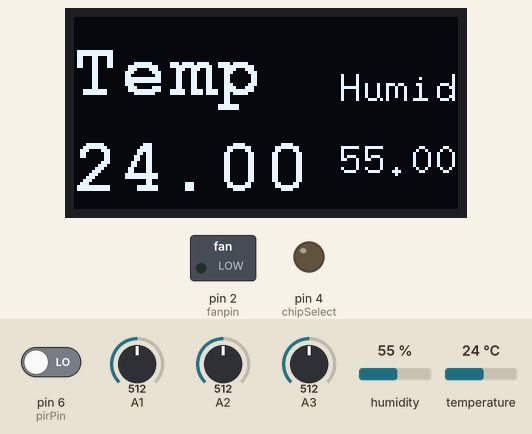
The sketch below on a simulated Arduino Uno, built with avr-gcc and run on an emulated ATmega328P. Shown: 128×64 one-colour display, switched loads named in the sketch (green lamp = pin HIGH), output pins drawn as LEDs (lit = HIGH). Inputs (shaded band) come from the test bench; at power-on: temperature 24 °C, humidity 55 %, pin 6 (pirPin) LOW, A1 = 512, A2 = 512, A3 = 512. Storage starts empty; what the sketch prints to the serial monitor is not drawn.

Above: at 1.2 s.
1.3 s: temperature set to 26 °C
At 8.8 s:
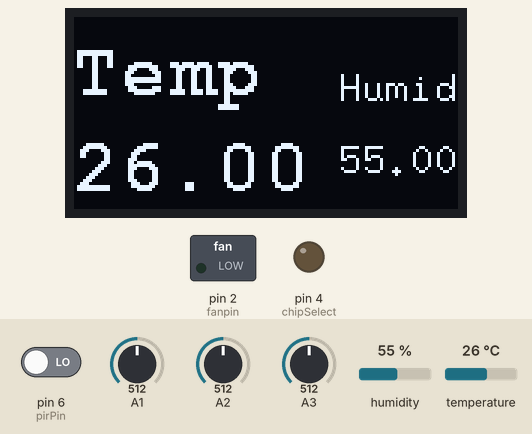
9.4 s: temperature set to 29 °C
At 18.2 s:
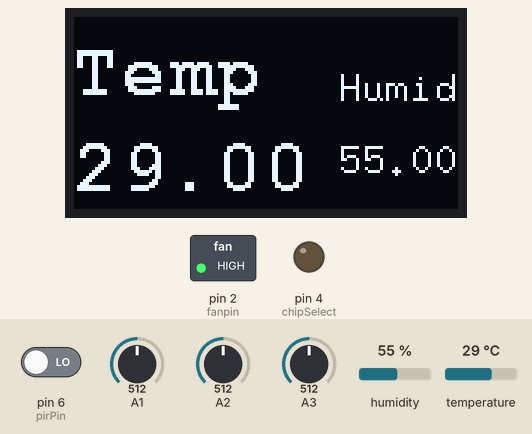
19.1 s: humidity set to 22 %
At 24.6 s:
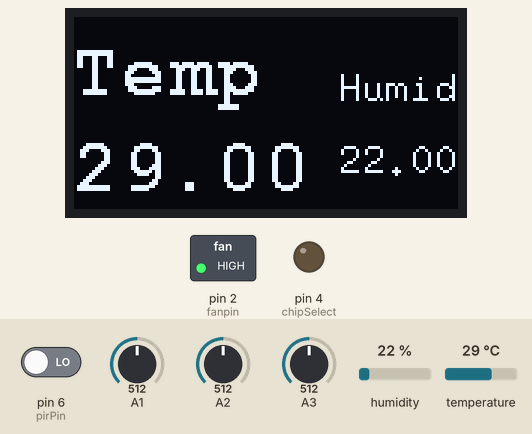
37.3 s: temperature set to 12 °C
At 41.9 s:
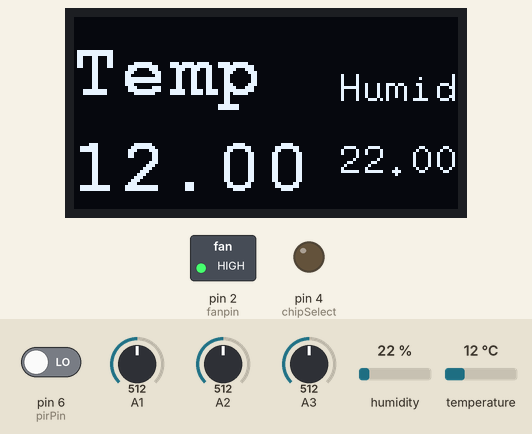
Timing chart, 0 to 43.6 s (numbered marks = the images above; inputs shaded):
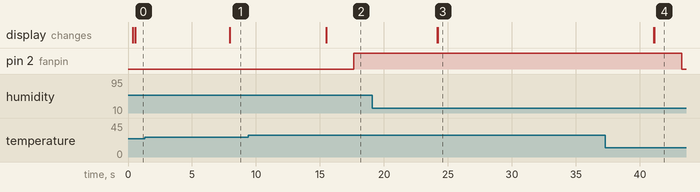

Measured:
- the behaviour switches between 27 and 28 °C on temperature (found by bisection; images 1 and 2)
- after the input at 1.3 s, the display: changes after 6.7 s (image 1)
- after the input at 9.4 s, pin 2 (fanpin): LOW → HIGH after 8.3 s; the display: changes after 6.1 s (image 2)
- after the input at 19.1 s, the display: first changes after 5.1 s (image 3 shows a later state)
- after the input at 37.3 s, pin 2 (fanpin): HIGH → LOW after 6.0 s; the display: first changes after 3.8 s (image 4 shows a later state)

The sketch:

sleeping_quality.ino
```cpp
#include <SD.h>
#include <Arduino.h>
#include <U8x8lib.h>

#ifdef U8X8_HAVE_HW_SPI
#include <SPI.h>
#endif
const int chipSelect = 4;

File file;


#include "DHT.h"
#define DHT11Pin 7
#define DHTType DHT11
DHT HT(DHT11Pin,DHTType);

int i =0;
int y=0;
float humi;
float tempC;
float tempF;
int fanpin =2;
int currentflipstate;
int lastflipstate;
int pirPin = 6;
int val = LOW;
int currentstate =0;
int laststate = 0;
const int xInput = A3;
const int yInput = A2;
const int zInput = A1;
int RawMin = 0;
int RawMax = 1023;
const int sampleSize = 10;


U8X8_SSD1306_128X64_NONAME_SW_I2C u8x8(/* clock=*/ SCL, /* data=*/ SDA, /* reset=*/ U8X8_PIN_NONE);
void setup() {
  Serial.begin(9600);
   analogReference(EXTERNAL);
  Serial.begin(9600);
  //For DHT11
  HT.begin();


  pinMode (pirPin, INPUT);
  pinMode(fanpin, OUTPUT);
  currentstate =digitalRead(pirPin);
   u8x8.begin();
  u8x8.setPowerSave(0);
  pinMode(chipSelect, OUTPUT); // chip select pin must be set to OUTPUT mode
  if (!SD.begin(chipSelect)) { // Initialize SD card
    Serial.println("Could not initialize SD card."); // if return value is false, something went wrong.
  }

  if (SD.exists("file.txt")) { // if "file.txt" exists, fill will be deleted
    Serial.println("File exists.");
    if (SD.remove("file.txt") == true) {
      Serial.println("Successfully removed file.");
    } else {
      Serial.println("Could not removed file.");
    }
  }

  currentflipstate=ReadAxis(zInput);
}

void loop() {

 int xRaw = ReadAxis(xInput);
  int yRaw = ReadAxis(yInput);
  int zRaw = ReadAxis(zInput);

  // Convert raw values to 'milli-Gs"
  long xScaled = map(xRaw, RawMin, RawMax, -3000, 3000);
  long yScaled = map(yRaw, RawMin, RawMax, -3000, 3000);
  long zScaled = map(zRaw, RawMin, RawMax, -3000, 3000);

  // re-scale to fractional Gs
int xAccel = xScaled / 1000.0-2;
  int yAccel = yScaled / 1000.0-2;
  int zAccel = zScaled / 1000.0-2;

  Serial.print("X, Y, Z  :: ");
  Serial.print(xRaw);
  Serial.print(", ");
  Serial.print(yRaw);
  Serial.print(", ");
  Serial.print(zRaw);
  Serial.print(" :: ");
  Serial.print(xAccel);
  Serial.print("G, ");
  Serial.print(yAccel);
  Serial.print("G, ");
  Serial.print(zAccel);
  Serial.println("G");

  delay(200);


 humi = HT.readHumidity();
 tempC = HT.readTemperature();
 tempF = HT.readTemperature(true);

 Serial.print("Humidity:");
 Serial.print(humi,0);
 Serial.print("%");
 Serial.print(" Temperature:");
 Serial.print(tempC,1);
 Serial.print("C ~ ");
 Serial.print(tempF,1);
 Serial.println("F");


 //display.display();
 u8x8.setFont(u8x8_font_courB18_2x3_r);
  u8x8.drawString(0,1,"Temp");
  u8x8.setCursor(0, 5);
  u8x8.print(tempC);
   u8x8.setFont(u8x8_font_8x13_1x2_r);
   u8x8.drawString(11,2,"Humid");
   u8x8.setCursor(11, 5);
   u8x8.print(humi);

  u8x8.refreshDisplay();   // only required for SSD1606/7
  delay(2000);


 laststate=currentstate;
 currentstate=digitalRead(pirPin);


if (tempC>=28){

  digitalWrite(fanpin,HIGH);
   delay(1000);
}
 if (tempC<28){

  digitalWrite(fanpin,LOW);


}
lastflipstate=currentflipstate;
currentflipstate=ReadAxis(zInput);

 file = SD.open("file.txt", FILE_WRITE); // open "file.txt" to write data
  if (lastflipstate>=750&&currentflipstate<=650||lastflipstate<=650&&currentflipstate>=750)
{i++;
 if (file) {
    file.println("counter of flips:");
    file.println(i); // write number to file
    file.close(); // close file
    Serial.print("Wrote number: "); // debug output: show written number in serial monitor
    Serial.println(i);
  } else {
    Serial.println("Could not open file (writing).");
  }
}
if (laststate==HIGH&& currentstate == LOW||laststate==LOW&& currentstate == HIGH)
{y++;
if (file) {
   file.println("counter of waking up:");
  file.println(y); // write number to file
    file.close(); // close file
    Serial.print("Wrote number: "); // debug output: show written number in serial monitor
    Serial.println(i);
 } else {
    Serial.println("Could not open file (writing).");
  }
}
  file = SD.open("file.txt", FILE_READ); // open "file.txt" to read data
  if (file) {
    Serial.println("- – Reading start – -");
    char character;
    while ((character = file.read()) != -1) { // this while loop reads data stored in "file.txt" and prints it to serial monitor
      Serial.print(character);
    }
    file.close();
    Serial.println("- – Reading end – -");
  } else {
    Serial.println("Could not open file (reading).");
  }
  delay(5000); // wait for 5000ms


}

int ReadAxis(int axisPin)
{
  long reading = 0;
  analogRead(axisPin);
  delay(1);
  for (int i = 0; i < sampleSize; i++)
  {
  reading += analogRead(axisPin);
  }
  return reading/sampleSize;
}
```
